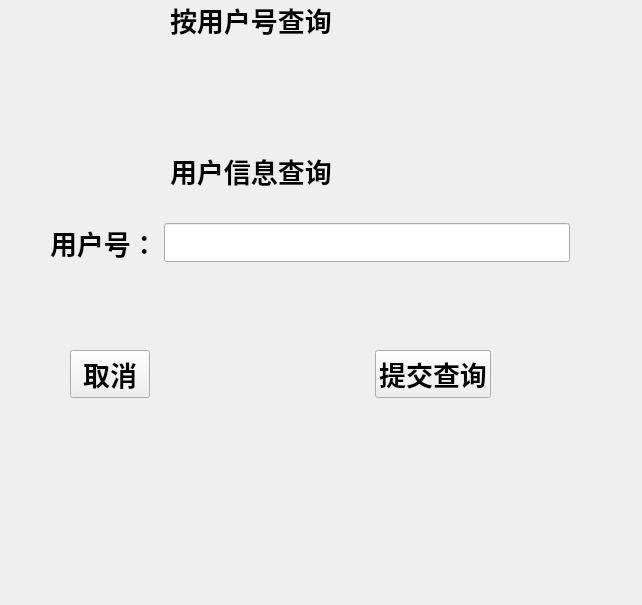
<?xml version="1.0" encoding="UTF-8"?>
<ui version="4.0">
 <class>Form</class>
 <widget class="QWidget" name="Form">
  <property name="geometry">
   <rect>
    <x>0</x>
    <y>0</y>
    <width>642</width>
    <height>605</height>
   </rect>
  </property>
  <property name="windowTitle">
   <string>Form</string>
  </property>
  <widget class="QWidget" name="layoutWidget">
   <property name="geometry">
    <rect>
     <x>50</x>
     <y>220</y>
     <width>520</width>
     <height>46</height>
    </rect>
   </property>
   <layout class="QHBoxLayout" name="horizontalLayout">
    <item>
     <widget class="QLabel" name="label_2">
      <property name="font">
       <font>
        <family>Arial</family>
        <pointsize>20</pointsize>
        <weight>75</weight>
        <bold>true</bold>
       </font>
      </property>
      <property name="text">
       <string>用户号：</string>
      </property>
     </widget>
    </item>
    <item>
     <widget class="QLineEdit" name="lineEdit">
      <property name="font">
       <font>
        <family>Arial</family>
        <pointsize>20</pointsize>
        <weight>75</weight>
        <bold>true</bold>
       </font>
      </property>
      <property name="maxLength">
       <number>20</number>
      </property>
     </widget>
    </item>
   </layout>
  </widget>
  <widget class="QWidget" name="layoutWidget">
   <property name="geometry">
    <rect>
     <x>170</x>
     <y>0</y>
     <width>240</width>
     <height>191</height>
    </rect>
   </property>
   <layout class="QVBoxLayout" name="verticalLayout">
    <item>
     <widget class="QLabel" name="label">
      <property name="font">
       <font>
        <family>Arial</family>
        <pointsize>20</pointsize>
        <weight>75</weight>
        <bold>true</bold>
       </font>
      </property>
      <property name="text">
       <string>按用户号查询</string>
      </property>
     </widget>
    </item>
    <item>
     <spacer name="verticalSpacer">
      <property name="orientation">
       <enum>Qt::Vertical</enum>
      </property>
      <property name="sizeHint" stdset="0">
       <size>
        <width>20</width>
        <height>40</height>
       </size>
      </property>
     </spacer>
    </item>
    <item>
     <widget class="QLabel" name="label_3">
      <property name="font">
       <font>
        <family>Arial</family>
        <pointsize>20</pointsize>
        <weight>75</weight>
        <bold>true</bold>
       </font>
      </property>
      <property name="text">
       <string>用户信息查询</string>
      </property>
     </widget>
    </item>
   </layout>
  </widget>
  <widget class="QWidget" name="layoutWidget">
   <property name="geometry">
    <rect>
     <x>70</x>
     <y>350</y>
     <width>421</width>
     <height>49</height>
    </rect>
   </property>
   <layout class="QHBoxLayout" name="horizontalLayout_2">
    <item>
     <widget class="QPushButton" name="pushButton">
      <property name="font">
       <font>
        <family>Arial</family>
        <pointsize>20</pointsize>
        <weight>75</weight>
        <bold>true</bold>
       </font>
      </property>
      <property name="text">
       <string>取消</string>
      </property>
     </widget>
    </item>
    <item>
     <spacer name="horizontalSpacer">
      <property name="orientation">
       <enum>Qt::Horizontal</enum>
      </property>
      <property name="sizeHint" stdset="0">
       <size>
        <width>40</width>
        <height>20</height>
       </size>
      </property>
     </spacer>
    </item>
    <item>
     <widget class="QPushButton" name="pushButton_2">
      <property name="font">
       <font>
        <family>Arial</family>
        <pointsize>20</pointsize>
        <weight>75</weight>
        <bold>true</bold>
       </font>
      </property>
      <property name="text">
       <string>提交查询</string>
      </property>
     </widget>
    </item>
   </layout>
  </widget>
 </widget>
 <resources/>
 <connections/>
</ui>
